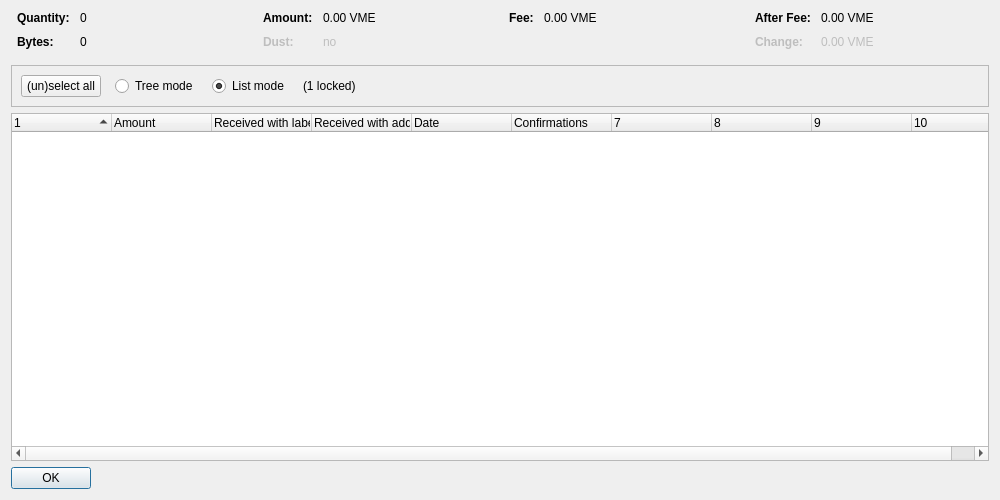
<?xml version="1.0" encoding="UTF-8"?>
<ui version="4.0">
 <class>CoinControlDialog</class>
 <widget class="QDialog" name="CoinControlDialog">
  <property name="geometry">
   <rect>
    <x>0</x>
    <y>0</y>
    <width>1000</width>
    <height>500</height>
   </rect>
  </property>
  <property name="windowTitle">
   <string>Coin Selection</string>
  </property>
  <layout class="QVBoxLayout" name="verticalLayout">
   <item>
    <layout class="QHBoxLayout" name="horizontalLayoutTop" stretch="0,0,0,0">
     <property name="topMargin">
      <number>0</number>
     </property>
     <property name="bottomMargin">
      <number>10</number>
     </property>
     <item>
      <layout class="QFormLayout" name="formLayoutCoinControl1">
       <property name="horizontalSpacing">
        <number>10</number>
       </property>
       <property name="verticalSpacing">
        <number>10</number>
       </property>
       <property name="leftMargin">
        <number>6</number>
       </property>
       <property name="rightMargin">
        <number>6</number>
       </property>
       <item row="0" column="0">
        <widget class="QLabel" name="labelCoinControlQuantityText">
         <property name="font">
          <font>
           <weight>75</weight>
           <bold>true</bold>
          </font>
         </property>
         <property name="text">
          <string>Quantity:</string>
         </property>
        </widget>
       </item>
       <item row="0" column="1">
        <widget class="QLabel" name="labelCoinControlQuantity">
         <property name="cursor">
          <cursorShape>IBeamCursor</cursorShape>
         </property>
         <property name="contextMenuPolicy">
          <enum>Qt::ActionsContextMenu</enum>
         </property>
         <property name="text">
          <string notr="true">0</string>
         </property>
         <property name="textInteractionFlags">
          <set>Qt::LinksAccessibleByMouse|Qt::TextSelectableByKeyboard|Qt::TextSelectableByMouse</set>
         </property>
        </widget>
       </item>
       <item row="1" column="0">
        <widget class="QLabel" name="labelCoinControlBytesText">
         <property name="font">
          <font>
           <weight>75</weight>
           <bold>true</bold>
          </font>
         </property>
         <property name="text">
          <string>Bytes:</string>
         </property>
        </widget>
       </item>
       <item row="1" column="1">
        <widget class="QLabel" name="labelCoinControlBytes">
         <property name="cursor">
          <cursorShape>IBeamCursor</cursorShape>
         </property>
         <property name="contextMenuPolicy">
          <enum>Qt::ActionsContextMenu</enum>
         </property>
         <property name="text">
          <string notr="true">0</string>
         </property>
         <property name="textInteractionFlags">
          <set>Qt::LinksAccessibleByMouse|Qt::TextSelectableByKeyboard|Qt::TextSelectableByMouse</set>
         </property>
        </widget>
       </item>
      </layout>
     </item>
     <item>
      <layout class="QFormLayout" name="formLayoutCoinControl2">
       <property name="horizontalSpacing">
        <number>10</number>
       </property>
       <property name="verticalSpacing">
        <number>10</number>
       </property>
       <property name="leftMargin">
        <number>6</number>
       </property>
       <property name="rightMargin">
        <number>6</number>
       </property>
       <item row="0" column="0">
        <widget class="QLabel" name="labelCoinControlAmountText">
         <property name="font">
          <font>
           <weight>75</weight>
           <bold>true</bold>
          </font>
         </property>
         <property name="text">
          <string>Amount:</string>
         </property>
        </widget>
       </item>
       <item row="0" column="1">
        <widget class="QLabel" name="labelCoinControlAmount">
         <property name="cursor">
          <cursorShape>IBeamCursor</cursorShape>
         </property>
         <property name="contextMenuPolicy">
          <enum>Qt::ActionsContextMenu</enum>
         </property>
         <property name="text">
          <string notr="true">0.00 VME</string>
         </property>
         <property name="textInteractionFlags">
          <set>Qt::LinksAccessibleByMouse|Qt::TextSelectableByKeyboard|Qt::TextSelectableByMouse</set>
         </property>
        </widget>
       </item>
       <item row="1" column="0">
        <widget class="QLabel" name="labelCoinControlLowOutputText">
         <property name="enabled">
          <bool>false</bool>
         </property>
         <property name="font">
          <font>
           <weight>75</weight>
           <bold>true</bold>
          </font>
         </property>
         <property name="text">
          <string>Dust:</string>
         </property>
        </widget>
       </item>
       <item row="1" column="1">
        <widget class="QLabel" name="labelCoinControlLowOutput">
         <property name="enabled">
          <bool>false</bool>
         </property>
         <property name="cursor">
          <cursorShape>IBeamCursor</cursorShape>
         </property>
         <property name="contextMenuPolicy">
          <enum>Qt::ActionsContextMenu</enum>
         </property>
         <property name="text">
          <string notr="true">no</string>
         </property>
         <property name="textInteractionFlags">
          <set>Qt::LinksAccessibleByMouse|Qt::TextSelectableByKeyboard|Qt::TextSelectableByMouse</set>
         </property>
        </widget>
       </item>
      </layout>
     </item>
     <item>
      <layout class="QFormLayout" name="formLayoutCoinControl3">
       <property name="horizontalSpacing">
        <number>10</number>
       </property>
       <property name="verticalSpacing">
        <number>10</number>
       </property>
       <property name="leftMargin">
        <number>6</number>
       </property>
       <property name="rightMargin">
        <number>6</number>
       </property>
       <item row="0" column="0">
        <widget class="QLabel" name="labelCoinControlFeeText">
         <property name="font">
          <font>
           <weight>75</weight>
           <bold>true</bold>
          </font>
         </property>
         <property name="text">
          <string>Fee:</string>
         </property>
        </widget>
       </item>
       <item row="0" column="1">
        <widget class="QLabel" name="labelCoinControlFee">
         <property name="cursor">
          <cursorShape>IBeamCursor</cursorShape>
         </property>
         <property name="contextMenuPolicy">
          <enum>Qt::ActionsContextMenu</enum>
         </property>
         <property name="text">
          <string notr="true">0.00 VME</string>
         </property>
         <property name="textInteractionFlags">
          <set>Qt::LinksAccessibleByMouse|Qt::TextSelectableByKeyboard|Qt::TextSelectableByMouse</set>
         </property>
        </widget>
       </item>
      </layout>
     </item>
     <item>
      <layout class="QFormLayout" name="formLayoutCoinControl4">
       <property name="horizontalSpacing">
        <number>10</number>
       </property>
       <property name="verticalSpacing">
        <number>10</number>
       </property>
       <property name="leftMargin">
        <number>6</number>
       </property>
       <property name="rightMargin">
        <number>6</number>
       </property>
       <item row="0" column="0">
        <widget class="QLabel" name="labelCoinControlAfterFeeText">
         <property name="font">
          <font>
           <weight>75</weight>
           <bold>true</bold>
          </font>
         </property>
         <property name="text">
          <string>After Fee:</string>
         </property>
        </widget>
       </item>
       <item row="0" column="1">
        <widget class="QLabel" name="labelCoinControlAfterFee">
         <property name="cursor">
          <cursorShape>IBeamCursor</cursorShape>
         </property>
         <property name="contextMenuPolicy">
          <enum>Qt::ActionsContextMenu</enum>
         </property>
         <property name="text">
          <string notr="true">0.00 VME</string>
         </property>
         <property name="textInteractionFlags">
          <set>Qt::LinksAccessibleByMouse|Qt::TextSelectableByKeyboard|Qt::TextSelectableByMouse</set>
         </property>
        </widget>
       </item>
       <item row="1" column="0">
        <widget class="QLabel" name="labelCoinControlChangeText">
         <property name="enabled">
          <bool>false</bool>
         </property>
         <property name="font">
          <font>
           <weight>75</weight>
           <bold>true</bold>
          </font>
         </property>
         <property name="text">
          <string>Change:</string>
         </property>
        </widget>
       </item>
       <item row="1" column="1">
        <widget class="QLabel" name="labelCoinControlChange">
         <property name="enabled">
          <bool>false</bool>
         </property>
         <property name="cursor">
          <cursorShape>IBeamCursor</cursorShape>
         </property>
         <property name="contextMenuPolicy">
          <enum>Qt::ActionsContextMenu</enum>
         </property>
         <property name="text">
          <string notr="true">0.00 VME</string>
         </property>
         <property name="textInteractionFlags">
          <set>Qt::LinksAccessibleByMouse|Qt::TextSelectableByKeyboard|Qt::TextSelectableByMouse</set>
         </property>
        </widget>
       </item>
      </layout>
     </item>
    </layout>
   </item>
   <item>
    <widget class="QFrame" name="frame">
     <property name="minimumSize">
      <size>
       <width>0</width>
       <height>40</height>
      </size>
     </property>
     <property name="frameShape">
      <enum>QFrame::StyledPanel</enum>
     </property>
     <property name="frameShadow">
      <enum>QFrame::Sunken</enum>
     </property>
     <layout class="QHBoxLayout" name="horizontalLayout">
      <item>
       <layout class="QHBoxLayout" name="horizontalLayoutPanel" stretch="0,0,0,0,0">
        <property name="spacing">
         <number>14</number>
        </property>
        <item>
         <widget class="QPushButton" name="pushButtonSelectAll">
          <property name="sizePolicy">
           <sizepolicy hsizetype="Maximum" vsizetype="Fixed">
            <horstretch>0</horstretch>
            <verstretch>0</verstretch>
           </sizepolicy>
          </property>
          <property name="text">
           <string>(un)select all</string>
          </property>
          <property name="autoDefault">
           <bool>false</bool>
          </property>
         </widget>
        </item>
        <item>
         <widget class="QRadioButton" name="radioTreeMode">
          <property name="sizePolicy">
           <sizepolicy hsizetype="Maximum" vsizetype="Fixed">
            <horstretch>0</horstretch>
            <verstretch>0</verstretch>
           </sizepolicy>
          </property>
          <property name="text">
           <string>Tree mode</string>
          </property>
         </widget>
        </item>
        <item>
         <widget class="QRadioButton" name="radioListMode">
          <property name="sizePolicy">
           <sizepolicy hsizetype="Maximum" vsizetype="Fixed">
            <horstretch>0</horstretch>
            <verstretch>0</verstretch>
           </sizepolicy>
          </property>
          <property name="text">
           <string>List mode</string>
          </property>
          <property name="checked">
           <bool>true</bool>
          </property>
         </widget>
        </item>
        <item>
         <widget class="QLabel" name="labelLocked">
          <property name="text">
           <string notr="true">(1 locked)</string>
          </property>
         </widget>
        </item>
        <item>
         <spacer name="horizontalSpacer">
          <property name="orientation">
           <enum>Qt::Horizontal</enum>
          </property>
          <property name="sizeHint" stdset="0">
           <size>
            <width>40</width>
            <height>20</height>
           </size>
          </property>
         </spacer>
        </item>
       </layout>
      </item>
     </layout>
    </widget>
   </item>
   <item>
    <widget class="CoinControlTreeWidget" name="treeWidget">
     <property name="contextMenuPolicy">
      <enum>Qt::CustomContextMenu</enum>
     </property>
     <property name="sortingEnabled">
      <bool>false</bool>
     </property>
     <property name="columnCount">
      <number>10</number>
     </property>
     <attribute name="headerShowSortIndicator" stdset="0">
      <bool>true</bool>
     </attribute>
     <attribute name="headerStretchLastSection">
      <bool>false</bool>
     </attribute>
     <column>
      <property name="text">
       <string/>
      </property>
     </column>
     <column>
      <property name="text">
       <string>Amount</string>
      </property>
     </column>
     <column>
      <property name="text">
       <string>Received with label</string>
      </property>
     </column>
     <column>
      <property name="text">
       <string>Received with address</string>
      </property>
     </column>
     <column>
      <property name="text">
       <string>Date</string>
      </property>
     </column>
     <column>
      <property name="text">
       <string>Confirmations</string>
      </property>
      <property name="toolTip">
       <string>Confirmed</string>
      </property>
     </column>
     <column>
      <property name="text">
       <string/>
      </property>
     </column>
     <column>
      <property name="text">
       <string/>
      </property>
     </column>
     <column>
      <property name="text">
       <string/>
      </property>
     </column>
     <column>
      <property name="text">
       <string/>
      </property>
     </column>
    </widget>
   </item>
   <item>
    <widget class="QDialogButtonBox" name="buttonBox">
     <property name="sizePolicy">
      <sizepolicy hsizetype="Maximum" vsizetype="Fixed">
       <horstretch>0</horstretch>
       <verstretch>0</verstretch>
      </sizepolicy>
     </property>
     <property name="orientation">
      <enum>Qt::Horizontal</enum>
     </property>
     <property name="standardButtons">
      <set>QDialogButtonBox::Ok</set>
     </property>
    </widget>
   </item>
  </layout>
 </widget>
 <customwidgets>
  <customwidget>
   <class>CoinControlTreeWidget</class>
   <extends>QTreeWidget</extends>
   <header>qt/coincontroltreewidget.h</header>
  </customwidget>
 </customwidgets>
 <resources/>
 <connections/>
</ui>
